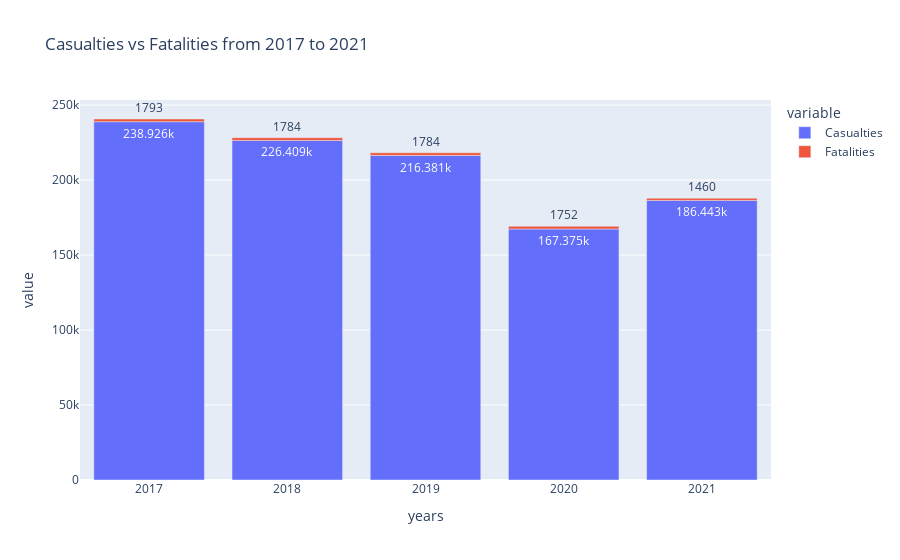

The cell this chart's notebook holds for it:
### Code cell
fig = px.bar(dfcf1, text_auto=True, title='Casualties vs Fatalities from 2017 to 2021')

fig.show()

### Figure 1 — Plotly figure (JSON) as saved in the notebook; plotly's stock layout.template omitted (floating-point values rounded to 4 significant figures)
{"data": [{"alignmentgroup": "True", "hovertemplate": "variable=Casualties<br>years=%{x}<br>value=%{y}<extra></extra>", "legendgroup": "Casualties", "marker": {"color": "#636efa", "pattern": {"shape": ""}}, "name": "Casualties", "offsetgroup": "Casualties", "orientation": "v", "showlegend": true, "textposition": "auto", "texttemplate": "%{y}", "type": "bar", "x": [2017, 2018, 2019, 2020, 2021], "xaxis": "x", "y": [238926, 226409, 216381, 167375, 186443], "yaxis": "y"}, {"alignmentgroup": "True", "hovertemplate": "variable=Fatalities<br>years=%{x}<br>value=%{y}<extra></extra>", "legendgroup": "Fatalities", "marker": {"color": "#EF553B", "pattern": {"shape": ""}}, "name": "Fatalities", "offsetgroup": "Fatalities", "orientation": "v", "showlegend": true, "textposition": "auto", "texttemplate": "%{y}", "type": "bar", "x": [2017, 2018, 2019, 2020, 2021], "xaxis": "x", "y": [1793, 1784, 1784, 1752, 1460], "yaxis": "y"}], "layout": {"barmode": "relative", "legend": {"title": {"text": "variable"}, "tracegroupgap": 0}, "title": {"text": "Casualties vs Fatalities from 2017 to 2021"}, "xaxis": {"anchor": "y", "domain": [0, 1], "title": {"text": "years"}}, "yaxis": {"anchor": "x", "domain": [0, 1], "title": {"text": "value"}}}}
